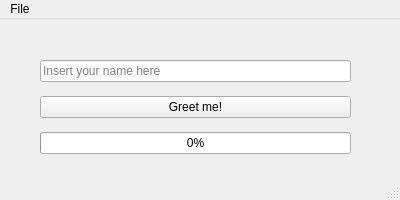
<?xml version="1.0" encoding="UTF-8"?>
<ui version="4.0">
 <class>mainWindow</class>
 <widget class="QMainWindow" name="mainWindow">
  <property name="geometry">
   <rect>
    <x>0</x>
    <y>0</y>
    <width>400</width>
    <height>200</height>
   </rect>
  </property>
  <property name="windowTitle">
   <string>People Greeter</string>
  </property>
  <property name="windowIcon">
   <iconset>
    <normaloff>resources/icon.png</normaloff>resources/icon.png</iconset>
  </property>
  <property name="windowOpacity">
   <double>1.000000000000000</double>
  </property>
  <widget class="QWidget" name="centralwidget">
   <widget class="QWidget" name="verticalLayoutWidget">
    <property name="geometry">
     <rect>
      <x>40</x>
      <y>33</y>
      <width>311</width>
      <height>111</height>
     </rect>
    </property>
    <layout class="QVBoxLayout" name="verticalLayout">
     <item>
      <widget class="QLineEdit" name="nameLineEdit">
       <property name="placeholderText">
        <string>Insert your name here</string>
       </property>
      </widget>
     </item>
     <item>
      <widget class="QPushButton" name="greetButton">
       <property name="text">
        <string>Greet me!</string>
       </property>
      </widget>
     </item>
     <item>
      <widget class="QProgressBar" name="progressBar">
       <property name="autoFillBackground">
        <bool>true</bool>
       </property>
       <property name="value">
        <number>0</number>
       </property>
      </widget>
     </item>
    </layout>
   </widget>
  </widget>
  <widget class="QMenuBar" name="menubar">
   <property name="geometry">
    <rect>
     <x>0</x>
     <y>0</y>
     <width>400</width>
     <height>27</height>
    </rect>
   </property>
   <widget class="QMenu" name="menuFile">
    <property name="title">
     <string>File</string>
    </property>
    <addaction name="actionExit"/>
   </widget>
   <addaction name="menuFile"/>
  </widget>
  <widget class="QStatusBar" name="statusbar"/>
  <action name="actionExit">
   <property name="text">
    <string>Exit</string>
   </property>
   <property name="shortcut">
    <string>Ctrl+Q</string>
   </property>
   <property name="shortcutVisibleInContextMenu">
    <bool>true</bool>
   </property>
  </action>
 </widget>
 <resources/>
 <connections/>
</ui>
